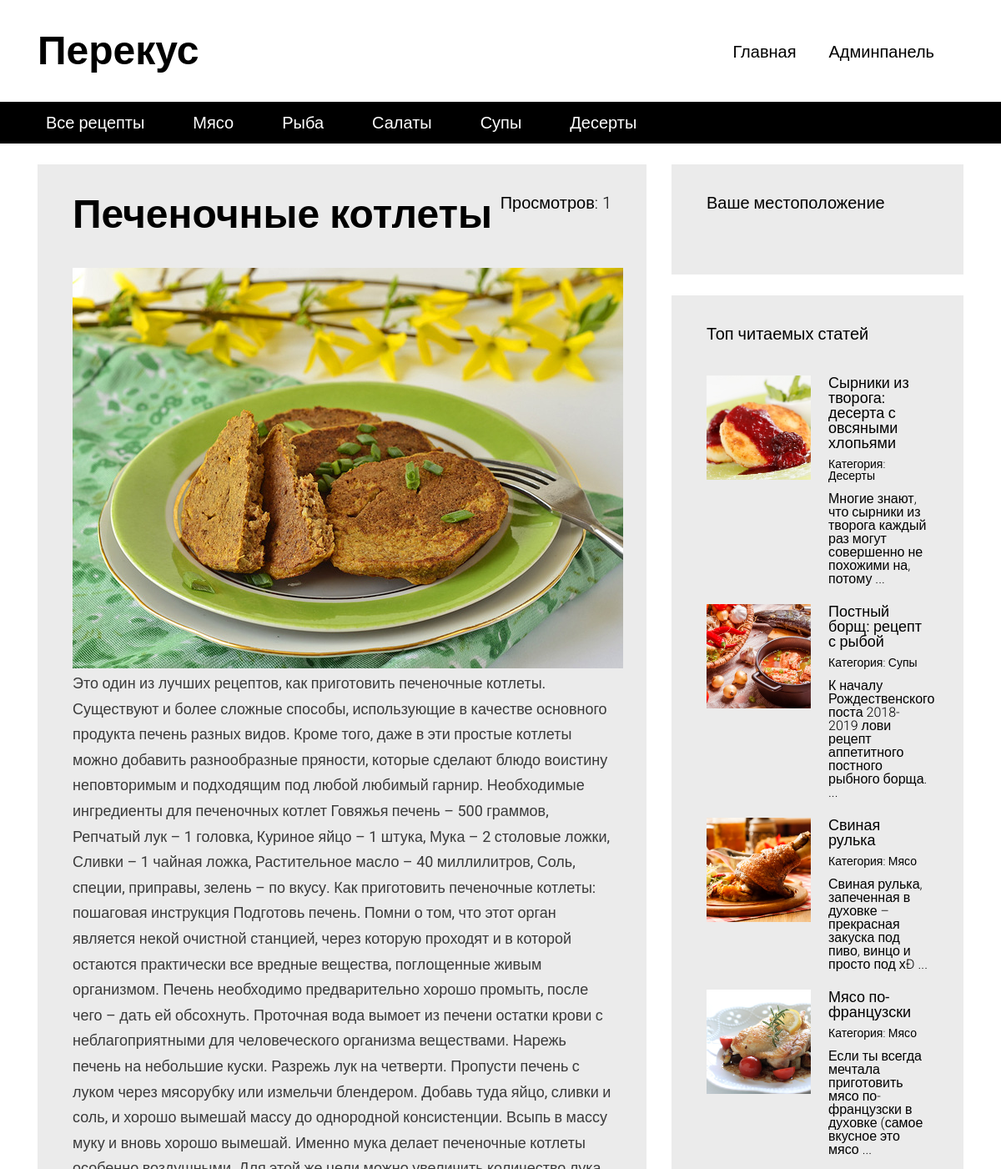
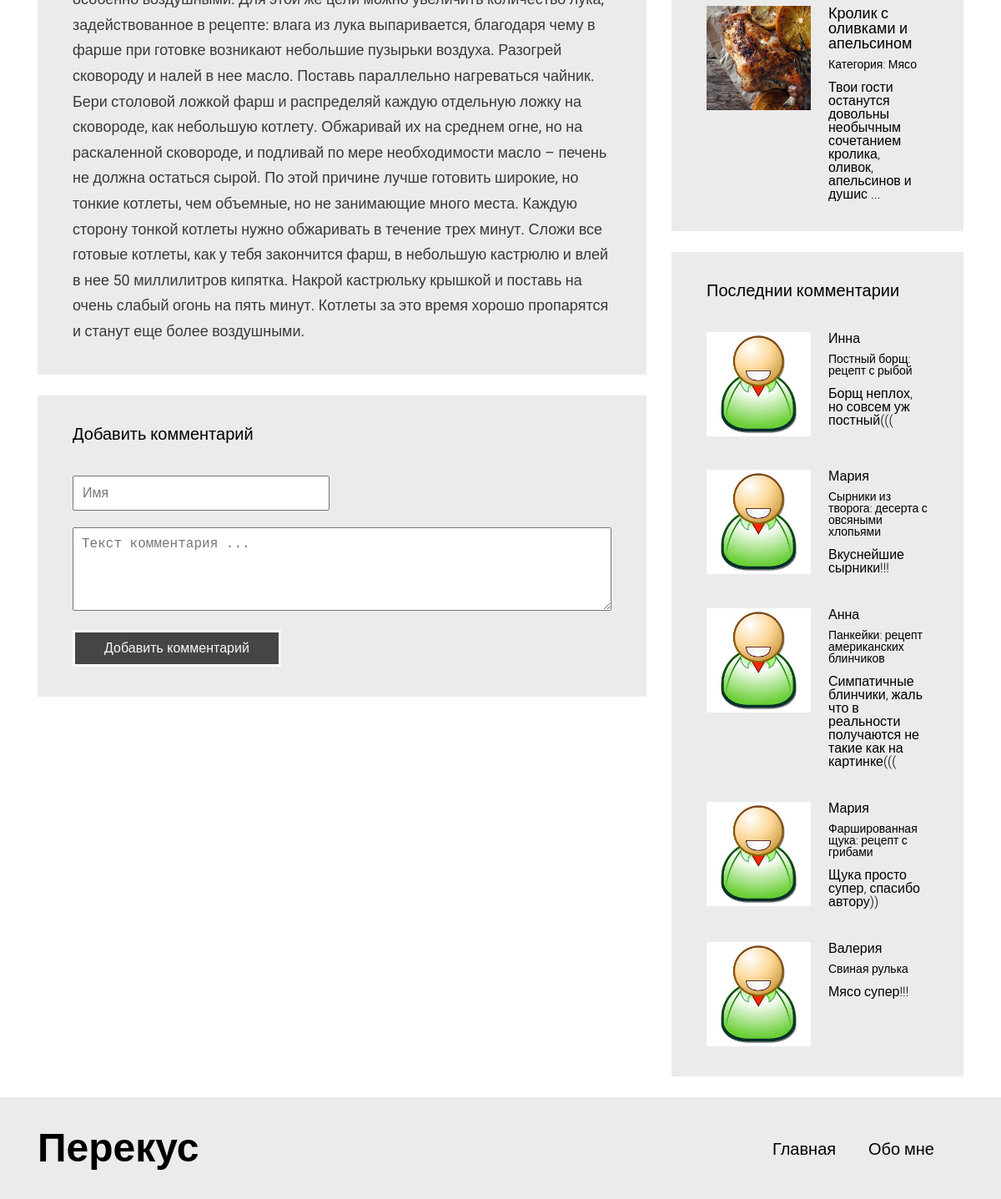
The app's page /recipes/one/3 with its own data (2 pictures, top to bottom).
### tables this page shows
CREATE TABLE `articles` (
  `id` int(11) NOT NULL,
  `tittle` varchar(64) NOT NULL,
  `content` text NOT NULL,
  `author` varchar(64) NOT NULL,
  `date` datetime NOT NULL DEFAULT CURRENT_TIMESTAMP,
  `image` varchar(64) NOT NULL DEFAULT '/template/media/images/',
  `views` int(11) NOT NULL DEFAULT '1',
  `cat_id` int(11) NOT NULL
);

CREATE TABLE `blog_tittle` (
  `id` int(10) NOT NULL,
  `tittle` varchar(64) NOT NULL
);

CREATE TABLE `categories` (
  `id` int(10) NOT NULL,
  `name_cat` varchar(64) NOT NULL
);

CREATE TABLE `comments` (
  `id` int(11) NOT NULL,
  `comment` text NOT NULL,
  `author` varchar(64) NOT NULL,
  `date` timestamp NOT NULL DEFAULT CURRENT_TIMESTAMP,
  `art_id` int(11) NOT NULL
);

### config/Routes.php (called while the page is built)
<?php
return array(
    'recipes/one/([0-9]+)' => 'recipes/oneart/$1',
    'recipes/([0-9]+)' => 'recipes/recipes/$1',
    'recipes' => 'recipes/all',
    'admin/registration' => 'admin/registration',
    'admin/articles/([0-9]+)' => 'admin/artdelete/$1',
    'admin/addedarticles' => 'admin/addart',
    'admin/addart' => 'admin/addart',
    'admin/edit/([0-9]+)' => 'admin/editart/$1',
    'admin/articles' => 'admin/articles',
    'admin/category/([0-9]+)' => 'admin/catdelete/$1',
    'admin/addcat' => 'admin/addcat',
    'admin/category' => 'admin/category',
    'admin/update/([0-9]+)' => 'admin/update/$1',
    'admin' => 'admin/admin',
    'exit' => 'admin/destroy',
    '' => 'main/index',
);

### controllers/RecipesController.php (called while the page is built, shortened)
<?php
require_once ROOT . '/models/Recipes.php';
require_once ROOT . '/models/Comment.php';
class RecipesController
{
   function actionOneart($art_id)
   {
      include ROOT . '/views/layout/header.php';
      $oneRec = Recipes::getOneRecipes($art_id);
      include ROOT . '/views/recipesAll/oneart.php';
      include ROOT . '/views/layout/footer.php';
   }
}

### index.php (called while the page is built, shortened)
<?php
require_once(ROOT . '/components/Route.php');
$callRoute = new Route();
$callRoute->run();

### models/WorkFromLayout.php (called while the page is built, shortened)
<?php
class WorkWithLayout
{
   public static function getAllCategories()
   {
      $db = ConnectionDB::getConnection();
      $sql = "SELECT * FROM `categories`";
      $stmt = $db->query($sql);
      $name_cat = $stmt->fetchAll(PDO::FETCH_ASSOC);
      return $name_cat;
   }
   public static function getNameBlog()
   {
      $db = ConnectionDB::getConnection();
      $sql = "SELECT `tittle` FROM `blog_tittle`";
      $stmt = $db->query($sql);
      $tittleBlog = $stmt->fetch(PDO::FETCH_ASSOC);
      return $tittleBlog;
   }
   public static function getFiveTopViewArt()
   {
      $db = ConnectionDB::getConnection();
      $sql = "SELECT * FROM `articles` "
          . "ORDER BY `views` DESC LIMIT 5";
      $stmt = $db->query($sql);
      $result = $stmt->fetchAll(PDO::FETCH_ASSOC);
      return $result;
   }
}

### models/Recipes.php (called while the page is built, shortened)
<?php
class Recipes
{
   public static function getAllRecipes()
   {
      $db = ConnectionDB::getConnection();
      $sql = "SELECT * FROM `articles` ORDER BY `date` DESC ";
      $stmt = $db->query($sql);
      $recipes = $stmt->fetchAll(PDO::FETCH_ASSOC);
      return $recipes;
   }
   public static function getOneRecipes($id_art)
   {
      $db = ConnectionDB::getConnection();
      $sql = "SELECT * FROM `articles` WHERE `id` = :id";
      $result = $db->prepare($sql);
      $result->bindParam(":id", $id_art, PDO::PARAM_INT);
      $result->execute();
      return $result->fetch(PDO::FETCH_ASSOC);
   }
}

### models/Comment.php (called while the page is built, shortened)
<?php
class Comment
{
   public static function getFiveTopComments()
   {
      $db = ConnectionDB::getConnection();
      $sql = "SELECT * FROM `comments` ORDER BY `date` DESC LIMIT 5";
      $result = $db->query($sql);
      $result = $result->fetchAll(PDO::FETCH_ASSOC);
      return $result;
   }
}

### views/recipesAll/oneart.php (the view, shortened to what this page needs)
<div id="content">
    <div class="container">
        <div class="row">
            <section class="content__left col-md-8">
                <div class="block">
                    <a>Просмотров: <?= $oneRec['views']; ?></a>
                    <h1><?= $oneRec['tittle']; ?></h1>
                    <div class="block__content">
                        <img src="/template/media/images/<?= $oneRec['id']; ?>.jpg">
                        <div class="full-text">
                           <?= $oneRec['content']; ?>
                        </div>
                    </div>
                </div>
                <div class="block" id="comment-add-form">
                    <h3>Добавить комментарий</h3>
                    <div class="block__content">
                        <form class="form" method="POST" action="">
                            <div class="form__group">
                                <div class="row">
                                    <div class="col-md-6">
                                        <input type="text" class="form__control" required="" name="author"
                                               placeholder="Имя">
                                    </div>
                                </div>
                            </div>
                            <div class="form__group">
                                    <textarea name="content" required="" class="form__control"
                                              placeholder="Текст комментария ..."></textarea>
                            </div>
                            <div class="form__group">
                                <input type="submit" class="form__control" name="do_post"
                                       value="Добавить комментарий">
                            </div>
                        </form>
                    </div>
                </div>
               <?php if (preg_match('~^/recipes/one/[0-9]+$~', $_SERVER['REQUEST_URI'])): ?>
            </section>
<?php endif;
?>

### components/Route.php (shortened to what this page needs)
<?php
class Route
{
   private $routes = [];
   function __construct()
   {
      $RoutesPath = ROOT . ('/config/Routes.php');
      $this->routes = include "$RoutesPath";
   }
   private function getUri()
   {
      if (!empty($_SERVER['REQUEST_URI'])) {
         return trim($_SERVER['REQUEST_URI']);
      }
   }
   public function run()
   {
      $uri = $this->getUri();
      foreach ($this->routes as $uriPattern => $path) {
         if (preg_match("#^/$uriPattern$#", $uri)) {
            $uriElement = preg_replace("#$uriPattern#", $path, $uri);
            $uriElement = trim($uriElement, '/');
            $elemConroller = explode('/', $uriElement);
            $nameController = ucfirst(array_shift($elemConroller)) . 'Controller';
            $nameAction = 'action' . ucfirst(array_shift($elemConroller));
            $controllerFilePath = ROOT . "/controllers/" . $nameController . '.php';
            if (file_exists($controllerFilePath)) {
               $objectController = new $nameController;
               $parametrs = $elemConroller;
               $result = call_user_func_array(array($objectController, $nameAction), $parametrs);
               break;
            }
         }
      }
   }
}

### views/layout/header.php (shortened to what this page needs)
<?php
require_once ROOT . '/models/WorkFromLayout.php';
require_once ROOT . '/models/Comment.php';
require_once ROOT . '/models/Recipes.php';
$name_cat = WorkWithLayout::getAllCategories();
$titleBlog = WorkWithLayout::getNameBlog();
$topArt = WorkWithLayout::getFiveTopViewArt();
$topComments = Comment::getFiveTopComments();
$allrecipes = Recipes::getAllRecipes();
?>
<!DOCTYPE html>
<html lang="en">
<head>
    <link rel="stylesheet" type="text/css" href="/template/media/assets/bootstrap-grid-only/css/grid12.css">
    <link rel="stylesheet" type="text/css" href="/template/media/css/style.css">
</head>
<body>
<div id="wrapper">
    <header id="header">
        <div class="header__top">
            <div class="container">
                <div class="header__top__logo">
                    <h1><?php echo $titleBlog['tittle']; ?></h1>
                </div>
                <nav class="header__top__menu">
                    <ul>
                        <li><a href="/">Главная</a></li>
                        <li><a href="/admin/registration">Админпанель</a></li>
                    </ul>
                </nav>
            </div>
        </div>
        <div class="header__bottom">
            <div class="container">
                <nav>
                    <ul>
                        <li><a href="/recipes">Все рецепты</a></li>
                       <?php
                       foreach ($name_cat as $category_name):
                          ?>
                           <li><a href="/recipes/<?= $category_name['id']; ?>"><?= $category_name['name_cat']; ?></a>
                           </li>
                       <?php
                       endforeach;
                       ?>
                    </ul>
                </nav>
            </div>
        </div>
    </header>

### views/layout/footer.php (shortened to what this page needs)
<?php if (preg_match('~^/recipes/one/[0-9]+$~', $_SERVER['REQUEST_URI'])): ?>
<section class="content__right col-md-4">
   <?php endif;
   ?>
    <div class="block">
        <h3>Ваше местоположение</h3>
        <div class="block__content">
        </div>
    </div>
    <div class="block">
        <h3>Топ читаемых статей</h3>
        <div class="block__content">
            <div class="articles articles__vertical">
               <?php
               foreach ($topArt as $art):
                  ?>
                   <article class="article">
                       <div class="article__image"
                            style="background-image: url(<?php echo $art['image'] . $art['id'] . '.jpg'; ?>);">
                       </div>
                       <div class="article__info">
                           <a href="/recipes/one/<?= $art['id']; ?>"><?= $art['tittle']; ?></a>
                           <div class="article__info__meta">
                              <?php
                              foreach ($name_cat as $cat) {
                                 if ($cat['id'] == $art['cat_id']) {
                                    ?>
                                     <small>Категория:
                                         <a href="/recipes/<?= $cat['id']; ?>">
                                            <?php echo $cat['name_cat']; ?>
                                         </a>
                                     </small>
                                    <?php
                                    break;
                                 }
                              }
                              ?>
                           </div>
                           <div class="article__info__preview">
                              <?php echo substr($art['content'], 0, 160) . ' ... '; ?>
                           </div>
                       </div>
                   </article>
               <?php
               endforeach;
               ?>
            </div>
        </div>
    </div>
    <div class="block">
        <h3>Последнии комментарии</h3>
       <?php
       foreach ($topComments as $comment):
          ?>
           <div class="block__content">
               <div class="articles articles__vertical">
                   <article class="article">
                       <div class="article__image"
                            style="background-image: url(/template/media/images/user.jpg);"></div>
                       <div class="article__info">
                          <?= $comment['author']; ?>
                           <div class="article__info__meta">
                               <small>
                                  <?php
                                  foreach ($allrecipes as $recipe):
                                     if ($recipe['id'] == $comment['art_id']):
                                        ?>
                                         <a href="/recipes/one/<?= $recipe['id']; ?>">
                                            <?= $recipe['tittle']; ?>
                                         </a>
                                     <?php
                                     endif;
                                  endforeach;
                                  ?>
                               </small>
                           </div>
                           <div class="article__info__preview">
                              <?= $comment['comment']; ?>
                           </div>
                       </div>
                   </article>
               </div>
           </div>
       <?php
       endforeach;
       ?>
    </div>
   <?php if (preg_match('~^/recipes/one/[0-9]+$~', $_SERVER['REQUEST_URI'])): ?>
</section>
<?php endif;
?>
</div>
</div>
</div>
<footer id="footer">
    <div class="container">
        <div class="footer__logo">
            <h1><?php echo $titleBlog['tittle']; ?></h1>
        </div>
        <nav class="footer__menu">
            <ul>
                <li><a href="/">Главная</a></li>
                <li><a href="#">Обо мне</a></li>
            </ul>
        </nav>
    </div>
</footer>
</div>
</body>
</html>

### records on screen
articles: blog_tittle.tittle "Перекус", views "1", tittle "Печеночные котлеты", content "Это один из лучших рецептов, как приготовить печеночные котлеты. Существуют и более сложные способы, использующие в качестве основного продукта печень разных видов. Кроме того, даже в эти простые котлеты можно добавить разнообразные пряности, которые сделают блюдо воистину неповторимым и подходящим под любой любимый гарнир. Необходимые ингредиенты для печеночных котлет Говяжья печень – 500 граммов, Репчатый лук – 1 головка, Куриное яйцо – 1 штука, Мука – 2 столовые ложки, Сливки – 1 чайная ложка, Растительное масло – 40 миллилитров, Соль, специи, приправы, зелень – по вкусу. Как приготовить печеночные котлеты: пошаговая инструкция Подготовь печень. Помни о том, что этот орган является некой…"
categories: name_cat "Мясо"
categories: name_cat "Рыба"
categories: name_cat "Салаты"
categories: name_cat "Супы"
categories: name_cat "Десерты"
articles: image (picture), tittle "Сырники из творога: десерта с овсяными хлопьями", content "Многие знают, что сырники из творога каждый раз могут совершенно не похожими на, потому"
articles: image (picture), tittle "Постный борщ: рецепт с рыбой", content "К началу Рождественского поста 2018-2019 лови рецепт аппетитного постного рыбного борща."
articles: image (picture), tittle "Свиная рулька", content "Свиная рулька, запеченная в духовке – прекрасная закуска под пиво, винцо и просто под хÐ"
articles: image (picture), tittle "Мясо по-французски", content "Если ты всегда мечтала приготовить мясо по-французски в духовке (самое вкусное это мясо"
articles: image (picture), tittle "Кролик с оливками и апельсином", content "Твои гости останутся довольны необычным сочетанием кролика, оливок, апельсинов и душис"
comments: author "Инна", comment "Борщ неплох, но совсем уж постный((("
comments: author "Мария", comment "Вкуснейшие сырники!!!"
comments: author "Анна", comment "Симпатичные блинчики, жаль что в реальности получаются не такие как на картинке((("
articles: tittle "Панкейки: рецепт американских блинчиков"
comments: author "Мария", comment "Щука просто супер, спасибо автору))"
articles: tittle "Фаршированная щука: рецепт с грибами"
comments: author "Валерия", comment "Мясо супер!!!"
